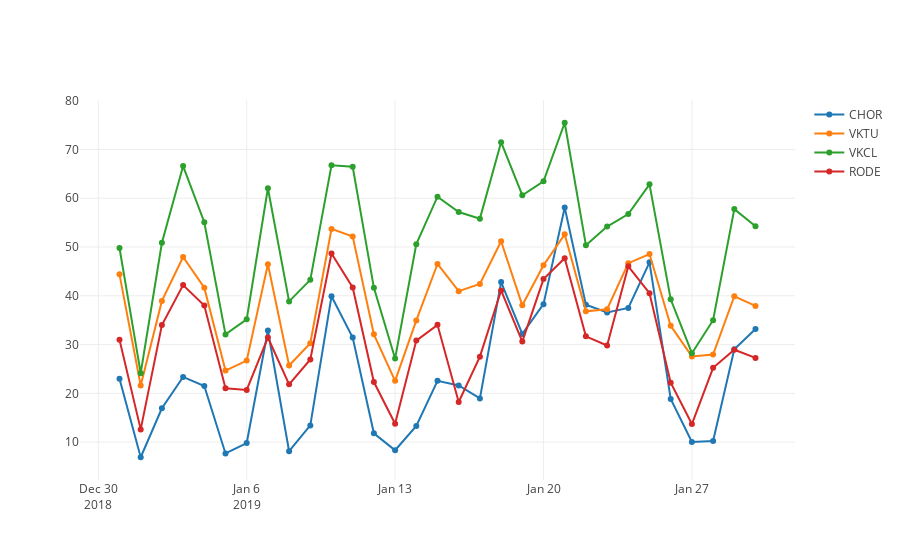

Notebook code for this chart:
### Code cell
### interactive hourly mean no2 measurements of lanuv data in the past 30 days (31.12.2018 - 30.01.2019)

trace0 = go.Scatter(
    x = df_lanuv_agg_daily[df_lanuv_agg_daily['station'] == 'CHOR']['date'],
    y = df_lanuv_agg_daily[df_lanuv_agg_daily['station'] == 'CHOR']['no2_mean'],
    mode = 'lines+markers',
    name = 'CHOR'
)
trace1 = go.Scatter(
    x = df_lanuv_agg_daily[df_lanuv_agg_daily['station'] == 'VKTU']['date'],
    y = df_lanuv_agg_daily[df_lanuv_agg_daily['station'] == 'VKTU']['no2_mean'],
    mode = 'lines+markers',
    name = 'VKTU'
)
trace2 = go.Scatter(
    x = df_lanuv_agg_daily[df_lanuv_agg_daily['station'] == 'VKCL']['date'],
    y = df_lanuv_agg_daily[df_lanuv_agg_daily['station'] == 'VKCL']['no2_mean'],
    mode = 'lines+markers',
    name = 'VKCL'
)
trace3 = go.Scatter(
    x = df_lanuv_agg_daily[df_lanuv_agg_daily['station'] == 'RODE']['date'],
    y = df_lanuv_agg_daily[df_lanuv_agg_daily['station'] == 'RODE']['no2_mean'],
    mode = 'lines+markers',
    name = 'RODE'
)
data = [trace0, trace1, trace2, trace3]

figure = go.Figure(data)
iplot(figure)

### Figure 1 — Plotly figure (JSON) as saved in the notebook; plotly's stock layout.template omitted (floating-point values rounded to 4 significant figures)
{"data": [{"mode": "lines+markers", "name": "CHOR", "type": "scatter", "uid": "1a1d3458-25f1-4575-905c-2b0e4a9e4c36", "x": ["2018-12-31", "2019-01-01", "2019-01-02", "2019-01-03", "2019-01-04", "2019-01-05", "2019-01-06", "2019-01-07", "2019-01-08", "2019-01-09", "2019-01-10", "2019-01-11", "2019-01-12", "2019-01-13", "2019-01-14", "2019-01-15", "2019-01-16", "2019-01-17", "2019-01-18", "2019-01-19", "2019-01-20", "2019-01-21", "2019-01-22", "2019-01-23", "2019-01-24", "2019-01-25", "2019-01-26", "2019-01-27", "2019-01-28", "2019-01-29", "2019-01-30"], "y": [23, 6.905, 16.95, 23.38, 21.5, 7.682, 9.818, 32.89, 8.143, 13.43, 39.9, 31.43, 11.81, 8.333, 13.33, 22.57, 21.62, 18.95, 42.82, 32.18, 38.29, 58.1, 38.19, 36.57, 37.52, 46.86, 18.86, 10.05, 10.23, 29.05, 33.21]}, {"mode": "lines+markers", "name": "VKTU", "type": "scatter", "uid": "c830623c-5146-4a60-bb1a-8b72d4ecc807", "x": ["2018-12-31", "2019-01-01", "2019-01-02", "2019-01-03", "2019-01-04", "2019-01-05", "2019-01-06", "2019-01-07", "2019-01-08", "2019-01-09", "2019-01-10", "2019-01-11", "2019-01-12", "2019-01-13", "2019-01-14", "2019-01-15", "2019-01-16", "2019-01-17", "2019-01-18", "2019-01-19", "2019-01-20", "2019-01-21", "2019-01-22", "2019-01-23", "2019-01-24", "2019-01-25", "2019-01-26", "2019-01-27", "2019-01-28", "2019-01-29", "2019-01-30"], "y": [44.4, 21.62, 38.95, 47.95, 41.67, 24.67, 26.71, 46.48, 25.71, 30.29, 53.71, 52.14, 32.1, 22.57, 34.95, 46.52, 40.95, 42.43, 51.19, 38.05, 46.27, 52.6, 36.81, 37.24, 46.68, 48.56, 33.86, 27.57, 27.95, 39.9, 37.93]}, {"mode": "lines+markers", "name": "VKCL", "type": "scatter", "uid": "fc358c96-a268-41f3-92e8-3f35ab4865af", "x": ["2018-12-31", "2019-01-01", "2019-01-02", "2019-01-03", "2019-01-04", "2019-01-05", "2019-01-06", "2019-01-07", "2019-01-08", "2019-01-09", "2019-01-10", "2019-01-11", "2019-01-12", "2019-01-13", "2019-01-14", "2019-01-15", "2019-01-16", "2019-01-17", "2019-01-18", "2019-01-19", "2019-01-20", "2019-01-21", "2019-01-22", "2019-01-23", "2019-01-24", "2019-01-25", "2019-01-26", "2019-01-27", "2019-01-28", "2019-01-29", "2019-01-30"], "y": [49.8, 24.14, 50.86, 66.59, 55.09, 32.09, 35.18, 62.05, 38.86, 43.27, 66.77, 66.45, 41.64, 27.14, 50.59, 60.32, 57.18, 55.82, 71.5, 60.62, 63.48, 75.48, 50.38, 54.19, 56.75, 62.86, 39.29, 28.23, 35, 57.77, 54.27]}, {"mode": "lines+markers", "name": "RODE", "type": "scatter", "uid": "4bedbc94-5712-41db-bc91-d8b73d5ccfb4", "x": ["2018-12-31", "2019-01-01", "2019-01-02", "2019-01-03", "2019-01-04", "2019-01-05", "2019-01-06", "2019-01-07", "2019-01-08", "2019-01-09", "2019-01-10", "2019-01-11", "2019-01-12", "2019-01-13", "2019-01-14", "2019-01-15", "2019-01-16", "2019-01-17", "2019-01-18", "2019-01-19", "2019-01-20", "2019-01-21", "2019-01-22", "2019-01-23", "2019-01-24", "2019-01-25", "2019-01-26", "2019-01-27", "2019-01-28", "2019-01-29", "2019-01-30"], "y": [31, 12.62, 34, 42.21, 38, 21.05, 20.71, 31.45, 21.86, 26.95, 48.67, 41.71, 22.32, 13.77, 30.82, 34.05, 18.24, 27.52, 41.1, 30.62, 43.43, 47.71, 31.7, 29.81, 46.05, 40.52, 22.19, 13.71, 25.24, 28.95, 27.27]}], "layout": {}}
